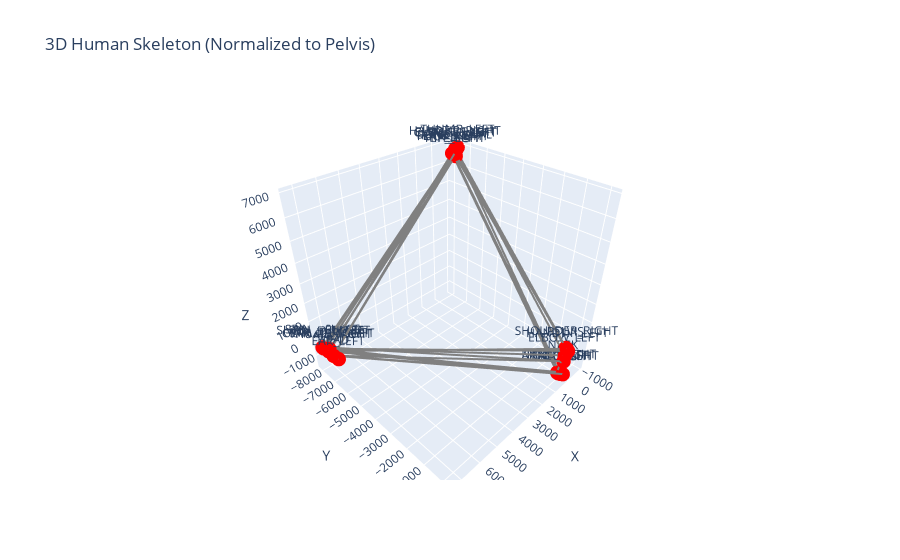

The code cell stored with this chart in its notebook:
### Code cell
import plotly.graph_objects as go

# Create 3D edges
edge_traces = []
for j1, j2 in edges:
    x0, y0, z0 = joint_coords[j1]
    x1, y1, z1 = joint_coords[j2]
    edge_traces.append(go.Scatter3d(
        x=[x0, x1], y=[y0, y1], z=[z0, z1],
        mode='lines',
        line=dict(color='gray', width=4),
        hoverinfo='none'
    ))

# Create 3D joint markers
x_vals = [coord[0] for coord in joint_coords.values()]
y_vals = [coord[1] for coord in joint_coords.values()]
z_vals = [coord[2] for coord in joint_coords.values()]
labels = list(joint_coords.keys())

joint_trace = go.Scatter3d(
    x=x_vals, y=y_vals, z=z_vals,
    mode='markers+text',
    marker=dict(size=5, color='red'),
    text=labels,
    textposition="top center"
)

# Combine into a figure
fig = go.Figure(data=edge_traces + [joint_trace])
fig.update_layout(
    scene=dict(
        xaxis=dict(title='X'), yaxis=dict(title='Y'), zaxis=dict(title='Z'),
        aspectmode='data'
    ),
    title="3D Human Skeleton (Normalized to Pelvis)",
    showlegend=False
)

fig.show()

### Figure 1 — Plotly figure (JSON) as saved in the notebook; plotly's stock layout.template omitted (floating-point values rounded to 4 significant figures)
{"data": [{"hoverinfo": "none", "line": {"color": "gray", "width": 4}, "mode": "lines", "type": "scatter3d", "x": [0, -383.0], "y": [0, -7263.0], "z": [0, 6850.0]}, {"hoverinfo": "none", "line": {"color": "gray", "width": 4}, "mode": "lines", "type": "scatter3d", "x": [-383.0, 7286.0], "y": [-7263.0, -8101.0], "z": [6850.0, -488.4]}, {"hoverinfo": "none", "line": {"color": "gray", "width": 4}, "mode": "lines", "type": "scatter3d", "x": [7286.0, 3.951], "y": [-8101.0, 20.07], "z": [-488.4, -795.0]}, {"hoverinfo": "none", "line": {"color": "gray", "width": 4}, "mode": "lines", "type": "scatter3d", "x": [3.951, 7249.0], "y": [20.07, -7254.0], "z": [-795.0, -475.2]}, {"hoverinfo": "none", "line": {"color": "gray", "width": 4}, "mode": "lines", "type": "scatter3d", "x": [7286.0, -550.9], "y": [-8101.0, -7378.0], "z": [-488.4, 6873.0]}, {"hoverinfo": "none", "line": {"color": "gray", "width": 4}, "mode": "lines", "type": "scatter3d", "x": [-550.9, 7265.0], "y": [-7378.0, -8055.0], "z": [6873.0, -537.0]}, {"hoverinfo": "none", "line": {"color": "gray", "width": 4}, "mode": "lines", "type": "scatter3d", "x": [7265.0, 7.034], "y": [-8055.0, 35.17], "z": [-537.0, -427.7]}, {"hoverinfo": "none", "line": {"color": "gray", "width": 4}, "mode": "lines", "type": "scatter3d", "x": [7.034, -685.4], "y": [35.17, -7498.0], "z": [-427.7, 6792.0]}, {"hoverinfo": "none", "line": {"color": "gray", "width": 4}, "mode": "lines", "type": "scatter3d", "x": [-685.4, 7251.0], "y": [-7498.0, -7840.0], "z": [6792.0, -437.5]}, {"hoverinfo": "none", "line": {"color": "gray", "width": 4}, "mode": "lines", "type": "scatter3d", "x": [7251.0, 11.6], "y": [-7840.0, 137.7], "z": [-437.5, -89.49]}, {"hoverinfo": "none", "line": {"color": "gray", "width": 4}, "mode": "lines", "type": "scatter3d", "x": [-685.4, -891.3], "y": [-7498.0, -7580.0], "z": [6792.0, 6893.0]}, {"hoverinfo": "none", "line": {"color": "gray", "width": 4}, "mode": "lines", "type": "scatter3d", "x": [7286.0, 7256.0], "y": [-8101.0, -7641.0], "z": [-488.4, -445.6]}, {"hoverinfo": "none", "line": {"color": "gray", "width": 4}, "mode": "lines", "type": "scatter3d", "x": [7256.0, 42.19], "y": [-7641.0, 77.45], "z": [-445.6, 18.86]}, {"hoverinfo": "none", "line": {"color": "gray", "width": 4}, "mode": "lines", "type": "scatter3d", "x": [42.19, -857.0], "y": [77.45, -7636.0], "z": [18.86, 6771.0]}, {"hoverinfo": "none", "line": {"color": "gray", "width": 4}, "mode": "lines", "type": "scatter3d", "x": [-857.0, 7248.0], "y": [-7636.0, -7605.0], "z": [6771.0, -400.1]}, {"hoverinfo": "none", "line": {"color": "gray", "width": 4}, "mode": "lines", "type": "scatter3d", "x": [7248.0, 162.1], "y": [-7605.0, 6.275], "z": [-400.1, -1379.0]}, {"hoverinfo": "none", "line": {"color": "gray", "width": 4}, "mode": "lines", "type": "scatter3d", "x": [162.1, -802.1], "y": [6.275, -7633.0], "z": [-1379.0, 6835.0]}, {"hoverinfo": "none", "line": {"color": "gray", "width": 4}, "mode": "lines", "type": "scatter3d", "x": [7248.0, 7217.0], "y": [-7605.0, -7540.0], "z": [-400.1, -454.6]}, {"hoverinfo": "none", "line": {"color": "gray", "width": 4}, "mode": "lines", "type": "scatter3d", "x": [0, 215.1], "y": [0, -70.01], "z": [0, -1413.0]}, {"hoverinfo": "none", "line": {"color": "gray", "width": 4}, "mode": "lines", "type": "scatter3d", "x": [215.1, -547.4], "y": [-70.01, -7590.0], "z": [-1413.0, 6697.0]}, {"hoverinfo": "none", "line": {"color": "gray", "width": 4}, "mode": "lines", "type": "scatter3d", "x": [-547.4, 7249.0], "y": [-7590.0, -7578.0], "z": [6697.0, -429.1]}, {"hoverinfo": "none", "line": {"color": "gray", "width": 4}, "mode": "lines", "type": "scatter3d", "x": [7249.0, 185.0], "y": [-7578.0, -32.74], "z": [-429.1, -1451.0]}, {"hoverinfo": "none", "line": {"color": "gray", "width": 4}, "mode": "lines", "type": "scatter3d", "x": [0, -334.0], "y": [0, -7157.0], "z": [0, 6723.0]}, {"hoverinfo": "none", "line": {"color": "gray", "width": 4}, "mode": "lines", "type": "scatter3d", "x": [-334.0, 7205.0], "y": [-7157.0, -7624.0], "z": [6723.0, -343.2]}, {"hoverinfo": "none", "line": {"color": "gray", "width": 4}, "mode": "lines", "type": "scatter3d", "x": [7205.0, 153.3], "y": [-7624.0, 45.58], "z": [-343.2, -1455.0]}, {"hoverinfo": "none", "line": {"color": "gray", "width": 4}, "mode": "lines", "type": "scatter3d", "x": [153.3, -261.0], "y": [45.58, -7232.0], "z": [-1455.0, 6807.0]}, {"hoverinfo": "none", "line": {"color": "gray", "width": 4}, "mode": "lines", "type": "scatter3d", "x": [7249.0, 97.66], "y": [-7254.0, 13.29], "z": [-475.2, -1437.0]}, {"hoverinfo": "none", "line": {"color": "gray", "width": 4}, "mode": "lines", "type": "scatter3d", "x": [7249.0, -332.6], "y": [-7254.0, -7166.0], "z": [-475.2, 6734.0]}, {"hoverinfo": "none", "line": {"color": "gray", "width": 4}, "mode": "lines", "type": "scatter3d", "x": [7249.0, 121.6], "y": [-7254.0, 158.8], "z": [-475.2, -1420.0]}, {"hoverinfo": "none", "line": {"color": "gray", "width": 4}, "mode": "lines", "type": "scatter3d", "x": [7249.0, 7202.0], "y": [-7254.0, -6928.0], "z": [-475.2, -488.4]}, {"hoverinfo": "none", "line": {"color": "gray", "width": 4}, "mode": "lines", "type": "scatter3d", "x": [7249.0, -222.8], "y": [-7254.0, -7117.0], "z": [-475.2, 6856.0]}, {"marker": {"color": "red", "size": 5}, "mode": "markers+text", "text": ["PELVIS", "SPINE_NAVAL", "SPINE_CHEST", "NECK", "CLAVICLE_LEFT", "SHOULDER_LEFT", "ELBOW_LEFT", "WRIST_LEFT", "HAND_LEFT", "HANDTIP_LEFT", "THUMB_LEFT", "CLAVICLE_RIGHT", "SHOULDER_RIGHT", "ELBOW_RIGHT", "WRIST_RIGHT", "HAND_RIGHT", "HANDTIP_RIGHT", "THUMB_RIGHT", "HIP_LEFT", "KNEE_LEFT", "ANKLE_LEFT", "FOOT_LEFT", "HIP_RIGHT", "KNEE_RIGHT", "ANKLE_RIGHT", "FOOT_RIGHT", "HEAD", "NOSE", "EYE_LEFT", "EAR_LEFT", "EYE_RIGHT", "EAR_RIGHT"], "textposition": "top center", "type": "scatter3d", "x": [0, -383.0, 7286.0, 3.951, -550.9, 7265.0, 7.034, -685.4, 7251.0, 11.6, -891.3, 7256.0, 42.19, -857.0, 7248.0, 162.1, -802.1, 7217.0, 215.1, -547.4, 7249.0, 185.0, -334.0, 7205.0, 153.3, -261.0, 7249.0, 97.66, -332.6, 7202.0, 121.6, -222.8], "y": [0, -7263.0, -8101.0, 20.07, -7378.0, -8055.0, 35.17, -7498.0, -7840.0, 137.7, -7580.0, -7641.0, 77.45, -7636.0, -7605.0, 6.275, -7633.0, -7540.0, -70.01, -7590.0, -7578.0, -32.74, -7157.0, -7624.0, 45.58, -7232.0, -7254.0, 13.29, -7166.0, -6928.0, 158.8, -7117.0], "z": [0, 6850.0, -488.4, -795.0, 6873.0, -537.0, -427.7, 6792.0, -437.5, -89.49, 6893.0, -445.6, 18.86, 6771.0, -400.1, -1379.0, 6835.0, -454.6, -1413.0, 6697.0, -429.1, -1451.0, 6723.0, -343.2, -1455.0, 6807.0, -475.2, -1437.0, 6734.0, -488.4, -1420.0, 6856.0]}], "layout": {"scene": {"aspectmode": "data", "xaxis": {"title": {"text": "X"}}, "yaxis": {"title": {"text": "Y"}}, "zaxis": {"title": {"text": "Z"}}}, "showlegend": false, "title": {"text": "3D Human Skeleton (Normalized to Pelvis)"}}}
